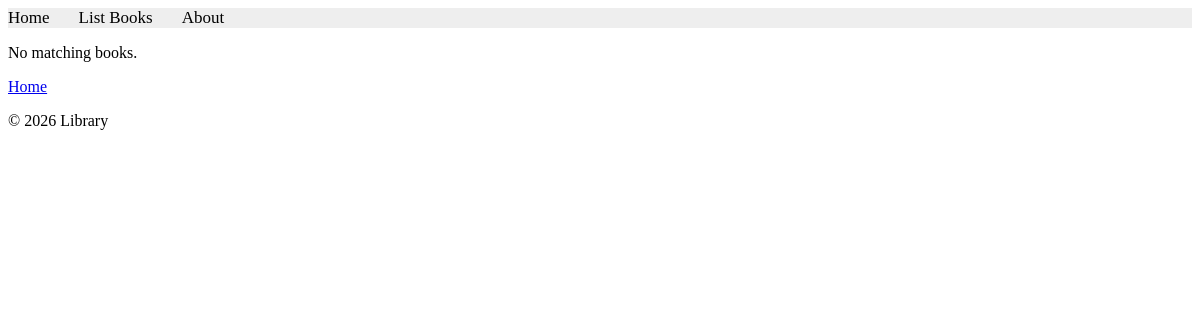
The app's page /books/lab8/task2/, older data.
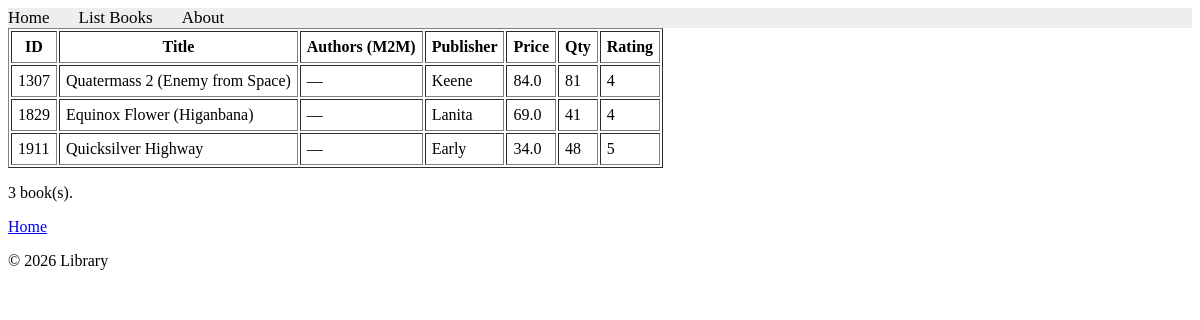
The same page, newer data.
### apps/bookmodule/models.py (models this page shows, shortened)
class Book(models.Model):
    title = models.CharField(max_length=100)
    price = models.FloatField(default=0.0)
    quantity = models.IntegerField(default=1)
    pubdate = models.DateTimeField(default=timezone.now)
    rating = models.SmallIntegerField(default=1)
    publisher = models.ForeignKey(
        Publisher,
        null=True,
        blank=True,
        on_delete=models.SET_NULL,
        related_name="books",
    )
    authors = models.ManyToManyField(Author, blank=True, related_name="books")

class Publisher(models.Model):
    name = models.CharField(max_length=200)
    location = models.CharField(max_length=300)
    def __str__(self):
        return self.name

### apps/bookmodule/views.py (the view)
# urls.py: path('lab8/task2/', views.lab8_task2, name="books.lab8_task2"),
def lab8_task2(request):
    books = (
        Book.objects.filter(
            Q(rating__gt=3)
            & (Q(title__icontains="qu") | Q(authors__name__icontains="qu"))
        )
        .distinct()
    )
    return render(
        request,
        "bookmodule/lab8_book_list.html",
        {
            "books": books,
        },
    )

### apps/templates/bookmodule/lab8_book_list.html (shortened to what this page needs)
{% extends "layouts/base.html" %}
{% load static %}
{% block content %}
<div class="bookListContainer">
    {% if books %}
    <table border="1" cellpadding="6">
        <thead>
            <tr>
                <th>ID</th>
                <th>Title</th>
                <th>Authors (M2M)</th>
                <th>Publisher</th>
                <th>Price</th>
                <th>Qty</th>
                <th>Rating</th>
            </tr>
        </thead>
        <tbody>
            {% for obj in books %}
            <tr>
                <td>{{ obj.id }}</td>
                <td>{{ obj.title }}</td>
                <td>
                    {% for a in obj.authors.all %}
                        {{ a.name }}{% if not forloop.last %}, {% endif %}
                    {% empty %}
                        —
                    {% endfor %}
                </td>
                <td>{{ obj.publisher|default:"—" }}</td>
                <td>{{ obj.price }}</td>
                <td>{{ obj.quantity }}</td>
                <td>{{ obj.rating }}</td>
            </tr>
            {% endfor %}
        </tbody>
    </table>
    <p>{{ books|length }} book(s).</p>
    {% else %}
    <p>No matching books.</p>
    {% endif %}
    <p><a href="{% url 'books.index' %}">Home</a></p>
</div>
{% endblock content %}

### apps/templates/layouts/base.html (shortened to what this page needs)
<!DOCTYPE html>
<html>
{% load static %}
<head>
    <link rel="stylesheet" href="https://cdnjs.cloudflare.com/ajax/libs/fontawesome/4.7.0/css/font-awesome.min.css">
    <link rel="stylesheet" href="{% static 'style.css' %}">
    <link rel="stylesheet" href="{% static 'main.css' %}">
</head>
<body>
    {% include "includes/header.html" %}
    {% block content %} {% endblock content %}
    {% include "includes/footer.html" %}
</body>
</html>

### apps/templates/includes/header.html
{% with request.resolver_match.url_name as url_name %}
<div class="topnav">
    <a class="{% if url_name == 'books.index' %}active{% endif %}" href="{% url 'books.index' %}">Home</a>
    <a class="{% if url_name == 'books.list_books' %}active{% endif %}" href="{% url 'books.list_books' %}">List
        Books</a>
    <a class="{% if url_name == 'books.aboutus' %}active{% endif %}" href="{% url 'books.aboutus' %}">About</a>
</div>
{% endwith %}

### apps/templates/includes/footer.html
<footer class="site-footer">
    <p>&copy; {% now "Y" %} Library</p>
</footer>

### apps/static/style.css (style rules this page uses)
.topnav { background-color: #eeeeee; width: 100%; }
.topnav a { color: #000000; text-align: center; margin-right: 25px; text-decoration: none; font-size: 17px; }

Row changes from the older to the newer data that the page shows:
added Book: id "1307", title "Quatermass 2 (Enemy from Space)", publisher "Keene", price "84.0", quantity "81", rating "4"
added Book: id "1829", title "Equinox Flower (Higanbana)", publisher "Lanita", price "69.0", quantity "41", rating "4"
added Book: id "1911", title "Quicksilver Highway", publisher "Early", price "34.0", quantity "48", rating "5"
Text that changed along with them:
{{ books|length }}: (not shown) → "3"
text no longer shown: "No matching books."
text now shown: "ID Title Authors (M2M) Publisher Price Qty Rating book(s)."
